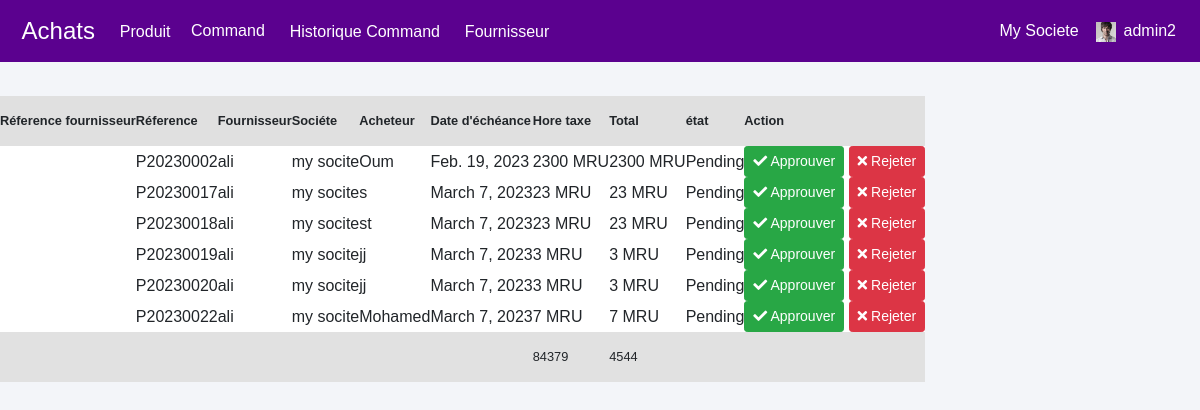
Page /admin-request (signed in) on the earlier database version.
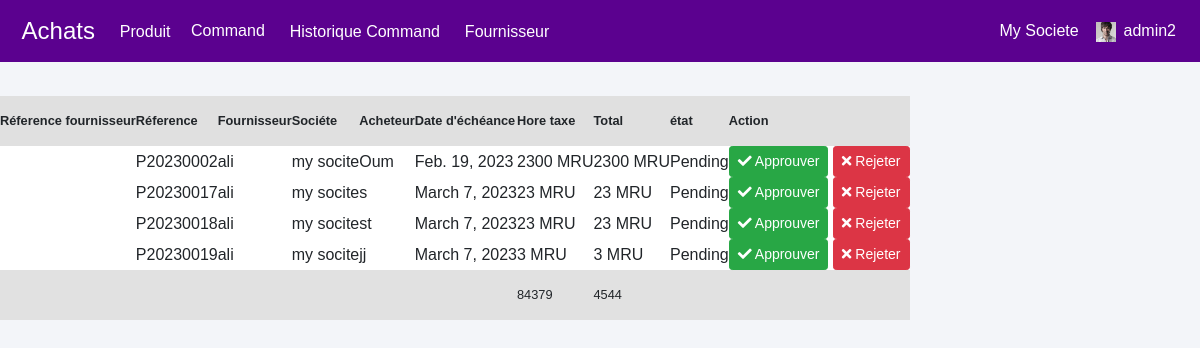
Same page on the later database version.
### AppAchat/models.py (models this page shows, shortened)
class adminRequest(models.Model):
    id = models.CharField(max_length=10, primary_key=True)
    request_by_Achateur = models.ForeignKey(pmodels.Achateur, null=True, on_delete=models.CASCADE)
    Achateur_name = models.CharField(max_length=30,default="Achateur")
    Produit_name = models.ForeignKey(pmodels.Produit, null=True, on_delete=models.CASCADE)
    Fourniseur_name = models.ForeignKey(pmodels.Fournisseur, null=True, on_delete=models.CASCADE)
    societe = models.CharField(max_length=500,default="my socite")
    Prix = models.PositiveIntegerField()
    Quantite = models.PositiveIntegerField(default=0)
    status = models.CharField(max_length=20, default="Pending")
    date = models.DateField(auto_now=True)

### Achateur/models.py (models this page shows)
class Fournisseur(models.Model):
    nom = models.CharField(max_length=100)
    adresse = models.CharField(max_length=200)
    email = models.EmailField()
    telephone = models.CharField(max_length=20)
    def __str__(self):
        return self.nom

### AppAchat/views.py (the view)
# urls.py: path('admin-request', views.admin_request_view, name='admin-request'),
@login_required(login_url='adminlogin')
def admin_request_view(request):
    requests = models.adminRequest.objects.all().filter(status='Pending')
    return render(request, 'admin/admin_request.html', {'requests': requests})

### Achateur/models.py (called while the page is built)
    def __str__(self):
        return self.nom

### templates/admin/admin_request.html (shortened to what this page needs)
{% extends 'admin/adminbase3.html' %}
{% block content %}
{% load widget_tweaks %}
{%load static%}
<br><br>
{% endblock content %}

### templates/admin/adminbase3.html (shortened to what this page needs)
{%load static%}
<!DOCTYPE html>
<html lang="en">
<head>
    <link rel="stylesheet" href="https://maxcdn.bootstrapcdn.com/bootstrap/4.0.0/css/bootstrap.min.css">
    <link rel="stylesheet" href="https://cdnjs.cloudflare.com/ajax/libs/font-awesome/5.14.0/css/all.css">
    <link
    rel="stylesheet"
    type="text/css"
    href="http://ajax.aspnetcdn.com/ajax/jquery.dataTables/1.9.4/css/jquery.dataTables.css"
    />
</head>
<body>
    <nav class="navbar navbar-expand-lg navbar-light fixed-top bg-danger">
        <a style="color:white;" class="navbar-brand" href="/">&nbsp;<font face = "Comic sans MS" size ="5">Achats</font></a>
        <a style="color:white;font-size: 100%;" class="navbar-brand" href="/admin-Produit">&nbsp;&nbsp;<font face = "Comic sans MS" size ="4"></font>Produit</a>
        <a style="color:white;font-size: 100%;"  class="navbar-brand" href="/admin-request">&nbsp;<font face = "Comic sans MS" size ="2"></font>Command</a>
        <a style="color:white;font-size: 100%;" class="navbar-brand" href="/admin-request-history">&nbsp;&nbsp;<font face = "Comic sans MS" size ="4"></font>Historique Command</a>
        <a style="color:white;font-size: 100%;" class="navbar-brand" href="/admin-Fournisseur">&nbsp;&nbsp;<font face = "Comic sans MS" size ="4"></font>Fournisseur</a>
        <div class="navbar-collapse collapse w-70 order-3 dual-collapse2">
            <ul class="navbar-nav ml-auto">
              <li class="nav-item">
                <a class="nav-link" style="color: white;" href="/">My Societe &nbsp; </a>
            </li>
                <li class="nav-item">
                  <div class="user-area dropdown float-right">
                    <a href="#" class="" data-toggle="dropdown" aria-haspopup="true" aria-expanded="false">
                     <table>
                      <tr>
                        <td>
                          <img  width="20" src="{% static 'image/admin.jpg' %}" alt="User Avatar">
                        </td>
                        <td>
                          <a class="nav-link" style="color: white;"  href="#">{{user.username}}</a>
                        </td>
                      </tr>
                     </table>
                    </a>
                     </div>                    </li>
            </ul>
        </div>
      </nav>
<br><br>
    <div class="main_content">
{% block content %}
{% endblock content %}
</div>
<table id="table_id">
  <thead>
  <tr style="background-color: #dededee5;font-size: 80%; "height="50" >
  <th>Réference fournisseur</th>
  <th>Réference</th>
  <th>Fournisseur</th>
  <th>Sociéte</th>
  <th>Acheteur</th>
  <th>Date d'échéance</th>
 <th>Hore taxe</th>
 <th>Total </th>
 <th>état</th>
 <th>Action</th>
  </tr>
  </thead >
  <tbody style="background-color: white;">
    {% for t in requests %}
  <tr hover="color:blue">
  <td></td>
  <td>{{t.id}}</td>
  <td>{{t.Fourniseur_name}}</td>
  <td>{{t.societe}}</td>
  <td>{{t.Achateur_name}}</td>
  <td>{{t.date}}</td>
  <td>{{t.Prix}} MRU</td>
  <td>{{t.Prix}} MRU</td>
  <td>{{t.status}}</td>
  {% if t.status == 'Pending' %}
  <td>
    <button class="btn btn-success btn-sm"><a  style="text-decoration: none;color: white;" href="{% url 'update-approve-status' t.id  %}"><i class="fa fa-check"></i> Approuver</a> </button>
    <button class="btn btn-danger btn-sm"><a  style="text-decoration: none;color: white;" href="{% url 'update-reject-status' t.id  %}"><i class="fa fa-times"></i> Rejeter</a> </button>
</td>
{% endif %}
  </tr>
  {% endfor %}
  <tr style="background-color: #dededee5;font-size: 80%; "height="50"><td></td><td></td><td></td><td></td><td></td><td></td><td>84379</td><td>4544</td><td></td><td></td></tr>
  </tbody>
  </table>
</body>
</html>

Differences in the rows shown:
no longer on this page (row edited): adminRequest: id "P20230020", Fourniseur_name "ali", societe "my socite", Achateur_name "jj", date "March 7, 2023", Prix "3", status "Pending", shows "Approuver"
no longer on this page (row edited): adminRequest: id "P20230022", Fourniseur_name "ali", societe "my socite", Achateur_name "Mohamed", date "March 7, 2023", Prix "7", status "Pending", shows "Approuver"
